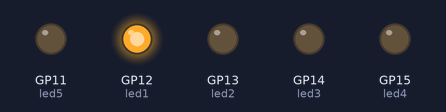
Bench run of a program on a simulated Raspberry Pi Pico running MicroPython. Shown: output pins drawn as LEDs (lit = HIGH). At 19.2 s the program stops and its outputs stay as they are.

Above: at 0.2 s.
At 4.0 s:
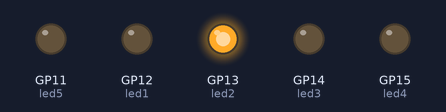
At 9.1 s:
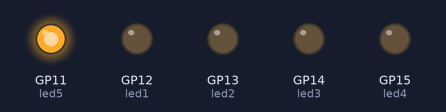
At 13.7 s:
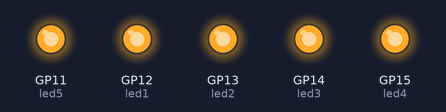
At 18.1 s:
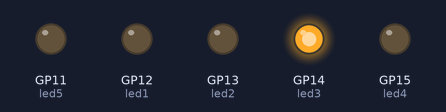
At 19.3 s:
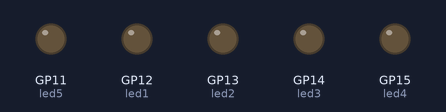
Timing chart, 0 to 20.7 s (numbered marks = the images above):
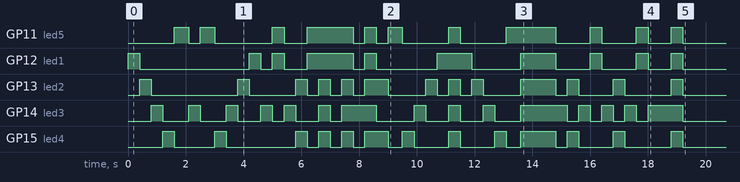

The program:

main.py
```python
from machine import Pin
from time import sleep

led1=Pin(12, Pin.OUT)
led2=Pin(13, Pin.OUT)
led3=Pin(14, Pin.OUT)
led4=Pin(15, Pin.OUT)
led5=Pin(11, Pin.OUT)


def t1():
    led1.value(1)
    sleep(.4)
    led1.value(0)
def t2():
    led2.value(1)
    sleep(.4)
    led2.value(0)
def t3():
    led3.value(1)
    sleep(.4)
    led3.value(0)
def t4():
    led4.value(1)
    sleep(.4)
    led4.value(0)
def t5():
    led5.value(1)
    sleep(.5)
    led5.value(0)
def straight():
    t1()
    t2()
    t3()
    t4()
    t5()
    turnAllOff()
def back():
    t5()
    t4()
    t3()
    t2()
    t1()
    turnAllOff()
def turnAllOff():
    led1.value(0)
    led2.value(0)
    led3.value(0)
    led4.value(0)
    led5.value(0)

def edges():
    led1.value(1)
    led5.value(1)
    sleep(0.4)
    turnAllOff()
def center():
    t3()
def insideEdges():
    led2.value(1)
    led4.value(1)
    sleep(.4)
    turnAllOff()
def blink():
    led1.value(1)
    led2.value(1)
    led3.value(1)
    led4.value(1)
    led5.value(1)
    sleep(.4)
    turnAllOff()


turnAllOff()
straight()
turnAllOff()
center()
back()
center()
edges()
center()
insideEdges()
edges()
blink()
edges()
blink()
center()
blink()
insideEdges()
back()
blink()
straight()
blink()
blink()
blink()
center()
insideEdges()
center()
edges()
center()
insideEdges()
center()
edges()
center()
center()
blink()
```

Measured:
- by itself, GP11 (led5): LOW → HIGH at 1.6 s, → LOW 0.50 s later, → HIGH 0.40 s later, → LOW 0.50 s later, … (22 changes in this stretch)
- by itself, GP12 (led1): LOW → HIGH at 0.00 s, → LOW 0.40 s later, → HIGH 3.8 s later, → LOW 0.40 s later, … (20 changes in this stretch)
- by itself, GP13 (led2): LOW → HIGH at 0.40 s, → LOW 0.40 s later, → HIGH 3.0 s later, → LOW 0.40 s later, … (26 changes in this stretch)
- by itself, GP14 (led3): LOW → HIGH at 0.80 s, → LOW 0.40 s later, → HIGH 0.90 s later, → LOW 0.40 s later, … (30 changes in this stretch)
- by itself, GP15 (led4): LOW → HIGH at 1.2 s, → LOW 0.40 s later, → HIGH 1.4 s later, → LOW 0.40 s later, … (26 changes in this stretch)
